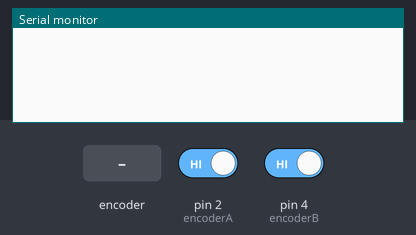
Bench run of a sketch on a simulated Arduino Uno, built with avr-gcc and run on an emulated ATmega328P. Parts: the last lines printed to the serial monitor. Inputs (shaded band) come from the test bench; at power-on: pin 2 (encoderA) HIGH, pin 4 (encoderB) HIGH.

Above: at 1.2 s.
1.3 s: rotary encoder on pin 2 (encoderA) / pin 4 (encoderB) turned 1 step (first pin leading)
At 2.3 s:
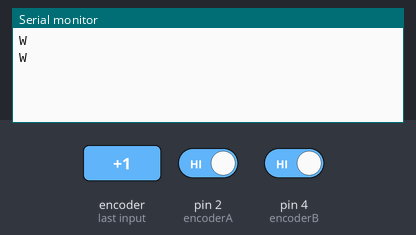
3.0 s: rotary encoder on pin 2 (encoderA) / pin 4 (encoderB) turned 2 steps (second pin leading)
At 4.7 s:
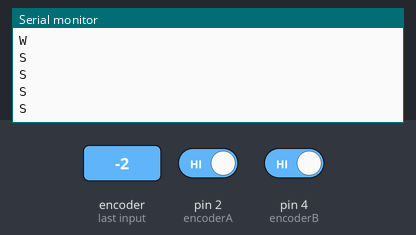

The sketch:

tryArduino_arduinoVersion.ino
```cpp
const int encoderA = 2;  // A 相
const int encoderB = 4;  // B 相

volatile long encoderCount = 0;
volatile int direction = 0;  // 1: 順時針, -1: 逆時針
long lastCount = 0;          // 用來判斷是否有變化

void setup() {
  pinMode(encoderA, INPUT_PULLUP);
  pinMode(encoderB, INPUT_PULLUP);

  attachInterrupt(digitalPinToInterrupt(encoderA), readEncoder, CHANGE);

  Serial.begin(9600);
}

void loop() {
  if (encoderCount != lastCount) {
    // 只有 count 變化時才印出
    if (direction == 1) {
      Serial.println("S");
    } else if (direction == -1) {
      Serial.println("W");
    }
    lastCount = encoderCount;
  }
}

void readEncoder() {
  int A = digitalRead(encoderA);
  int B = digitalRead(encoderB);

  if (A == B) {
    encoderCount++;
    direction = 1;
  } else {
    encoderCount--;
    direction = -1;
  }
}
```

Measured:
- after the input at 1.3 s, the serial monitor: prints a new line at once (image 1)
- after the input at 3.0 s, the serial monitor: prints a new line at once (image 2)
